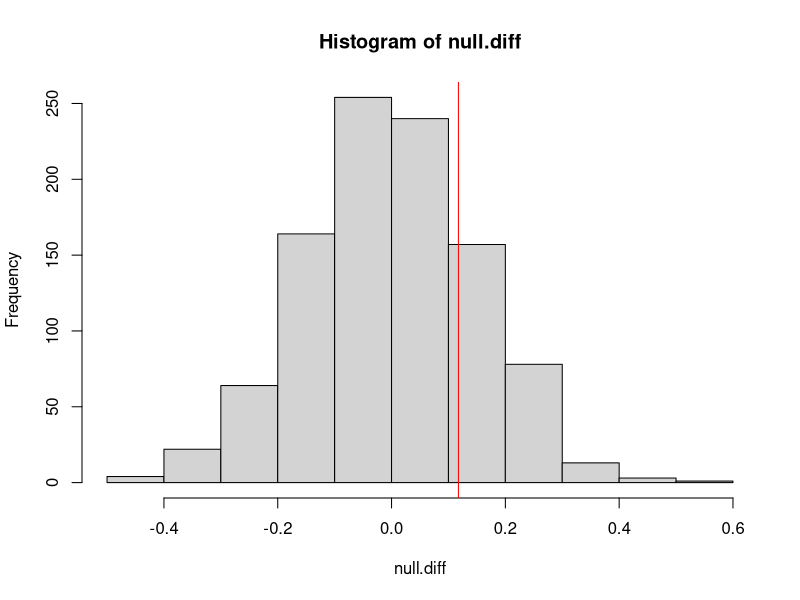
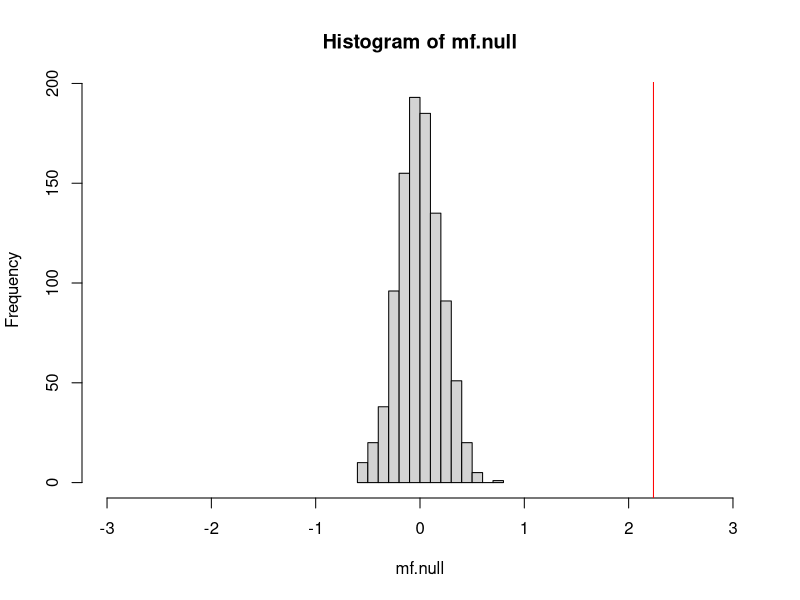

Write R code to recreate these figures, in order.
# Loading data
setwd("C:/Users/Ayaan Dutt/OneDrive/Desktop/College/Statistical Models")
handspan = read.csv("handspan.csv", na.strings = c("NA",""))
str(handspan)
head(handspan)
summary(handspan)

### TESTING NULL HYPOTHESES ###

# Null hypotheses: Mean of right and left hand are equal. Shuffling values does not change result.
hand.pop = c(handspan$R_cm, handspan$L_cm)
hand.pop

sample(hand.pop, replace = F) # Random sample from data (without replacement)

# for() loop shuffles data set 1000 times and randomly assigns left/right to find null.diff. 
# The distribution of null.diff tells us about whether the null hypothesis is true or not

iter = 1000
null.diff = numeric(iter)

for(i in 1:iter){
  rand = data.frame(ran = sample(hand.pop, replace = F),
                     hand = rep(c("L", "R"),times = length(hand.pop)/2))
  means = with(rand,tapply(ran,hand,mean))
  null.diff[i] = means[1]-means[2]
}

# Plot null.diff distribution
hist(null.diff) 

# Observed left/right difference
obs.diff = mean(handspan$L_cm)-mean(handspan$R_cm) 

# Plot observed difference on histogram to determine probability
abline(v = obs.diff, col = "red")

# Calculating p-value (null hypothesis is rejected if p <= 0.05)
pval = length(null.diff[abs(null.diff)>=abs(obs.diff)])/iter
pval # Null hypothesis cannot be rejected (i.e. left and right handspan may not be correlated)

# EXERCISE 1: Do the same analysis for male and female right handspans
sample(handspan$R_cm, replace = F)

iter = 1000
mf.null = numeric(iter)

# Note: we remove one row to be able to divide by 2

for(i in 1:iter){
  Rand = data.frame(random = sample(handspan$R_cm[-1], replace = F), 
                     mf = rep(c("M", "F"), times = length(handspan$R_cm)/2))
  means_mf = with(Rand, tapply(random, mf, mean))
  mf.null[i] = means_mf[1]-means_mf[2]
}

hist(mf.null, xlim=c(-3, 3))

# Observed male/female difference
obs.mf.diff = with(handspan, tapply(handspan$R_cm, Sex, mean))
od = abs(obs.mf.diff[1]-obs.mf.diff[2])
abline(v = od, col = "red")

# Find p-value (null hypothesis is rejected if p <= 0.05)
p.mf.val = length(mf.null[abs(mf.null)>=abs(od)])/iter
p.mf.val # Null hypothesis is rejected (i.e. right handspan is correlated with sex)
